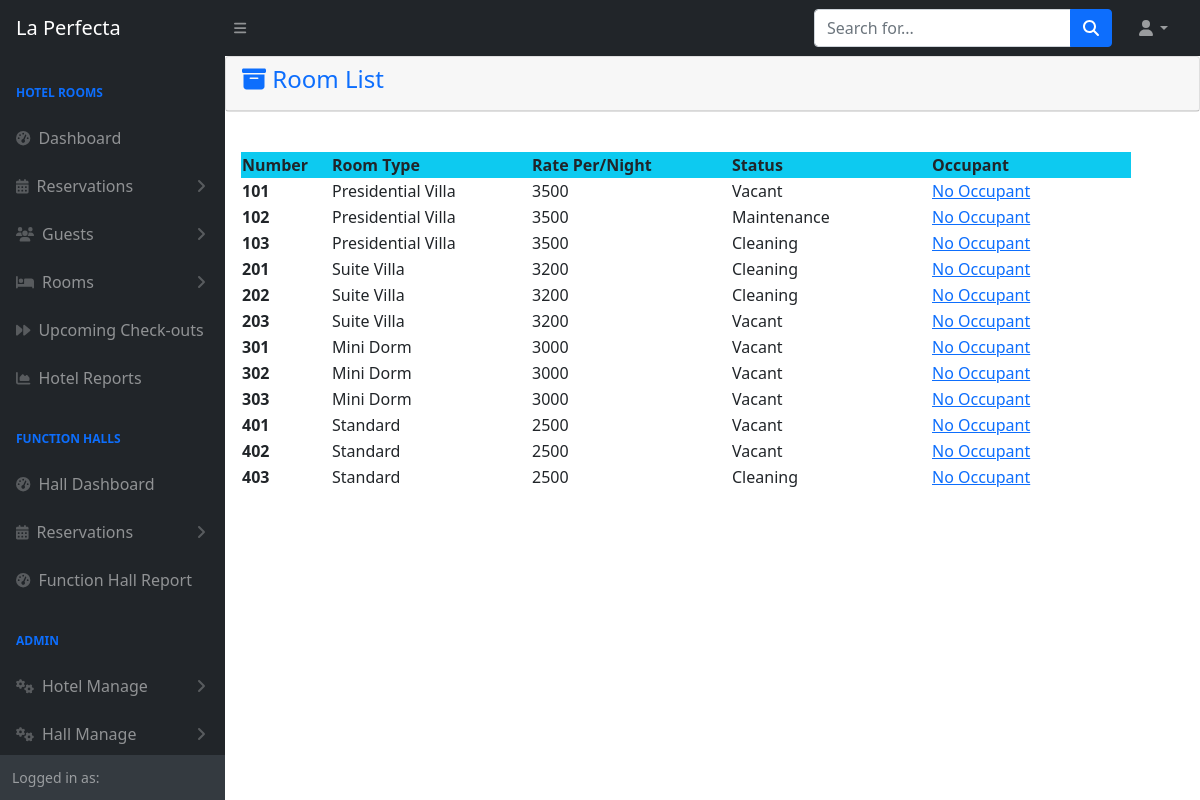
The app's page /admin/roomlist.php, older data.
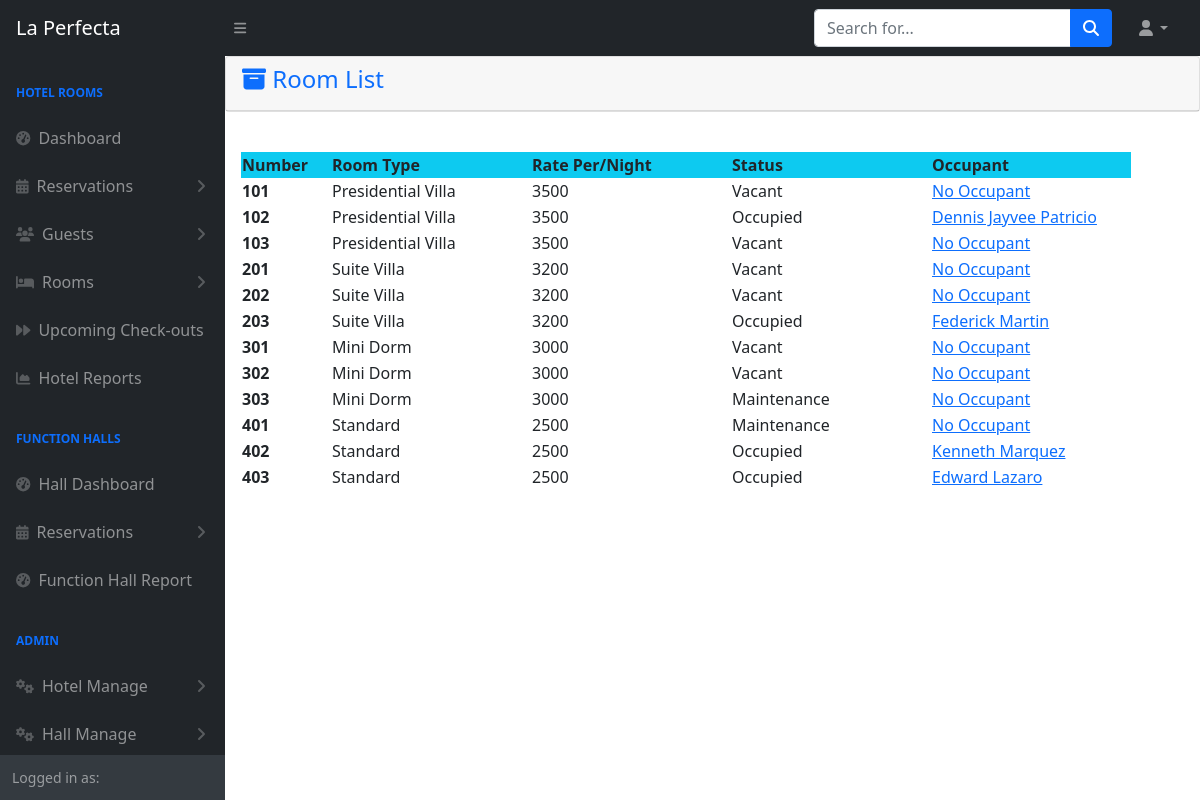
The same page, newer data.
### tables this page shows
CREATE TABLE `tblroom` (
  `Id` int(11) NOT NULL,
  `Number` varchar(255) NOT NULL,
  `RoomTypeId` int(11) NOT NULL,
  `Status` varchar(50) NOT NULL,
  `GuestId` int(11) NOT NULL
);

CREATE TABLE `tblroomtype` (
  `Id` int(11) NOT NULL,
  `Type` varchar(30) NOT NULL,
  `Description` varchar(255) NOT NULL,
  `Person` int(1) NOT NULL,
  `Rate` double NOT NULL
);

### admin/roomlist.php (the view)
<?php
include 'themes/navbar.php';
include 'config.php';
?>
<div class="card mb-4">
    <div class="card-header text-primary">
       <h4> <i class="fa-solid fa-box-archive"></i>
        Room List</h4>
    </div>
</div>
<div class="card-body">
    <table id="datatablesSimple" class="table-striped ">
        <thead class="bg-info ">
            <tr>
                <th style="width:90px">Number</th>
                <th style="width:200px">Room Type</th>
                <th style="width:200px">Rate Per/Night</th>
                <th style="width:200px">Status</th>
                <th style="width:200px">Occupant</th>
            </tr>
        </thead>
        <tbody>
            <?php
            $sql = "SELECT tblroom.Number, tblroomtype.Type, tblroomtype.Rate, tblroom.Status, tblroom.GuestId,  IFNULL(CONCAT(tblguest.FirstName,' ',tblguest.LastName), 'No Occupant') AS Name, tblroom.Id AS RoomId
            FROM tblroom
            LEFT JOIN tblroomtype ON tblroom.RoomTypeId = tblroomtype.id
            LEFT JOIN tblguest ON tblroom.GuestId = tblguest.Id;";
            $result = $conn->query($sql);
            while ($row = mysqli_fetch_assoc($result)) {
               ?>
                <tr>
                <th><?php echo $row['Number'] ?></th>
                <td><?php echo $row['Type'] ?></td>
                <td><?php echo $row['Rate'] ?></td>
                <td><?php echo $row['Status'] ?></td>
                <td> <a href="hotel.php?Id=<?php echo $row['RoomId'] ?>"><?php echo $row['Name'] ?></a></td>
                </tr>
            <?php
            }
            ?>
        </tbody>
    </table>
</div>
<?php include 'themes/footer.php'; ?>

Row changes from the older to the newer data that the page shows:
changed tblroom (number 2 of 12 on the later page): Status "Maintenance" → "Occupied"; Name "No Occupant" → "Dennis Jayvee Patricio"
changed tblroom (number 3 of 12 on the later page): Status "Cleaning" → "Vacant"
changed tblroom (number 4 of 12 on the later page): Status "Cleaning" → "Vacant"
changed tblroom (number 5 of 12 on the later page): Status "Cleaning" → "Vacant"
changed tblroom (number 6 of 12 on the later page): Status "Vacant" → "Occupied"; Name "No Occupant" → "Federick Martin"
changed tblroom (number 9 of 12 on the later page): Status "Vacant" → "Maintenance"
changed tblroom (number 10 of 12 on the later page): Status "Vacant" → "Maintenance"
changed tblroom (number 11 of 12 on the later page): Status "Vacant" → "Occupied"; Name "No Occupant" → "Kenneth Marquez"
changed tblroom (number 12 of 12 on the later page): Status "Cleaning" → "Occupied"; Name "No Occupant" → "Edward Lazaro"
